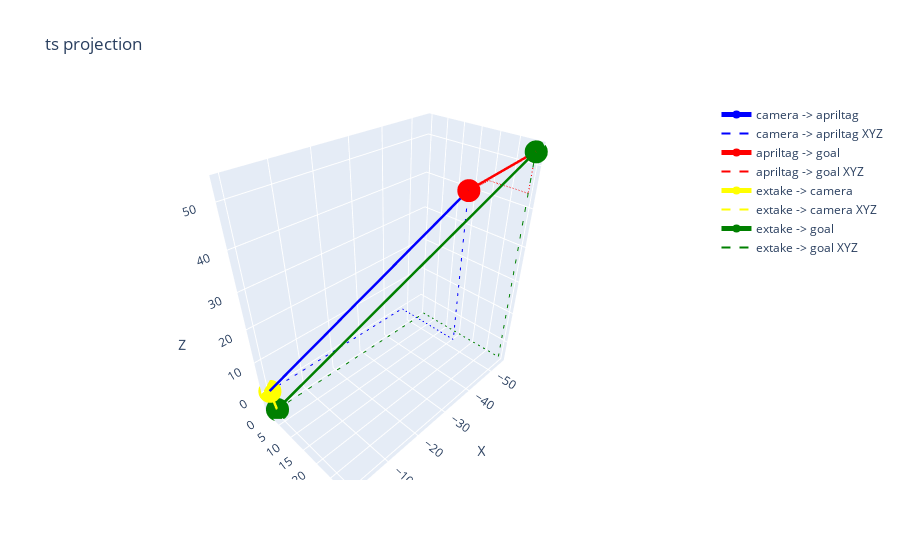

Here is the notebook cell this chart was saved with:
### Code cell
print(projectGoal(67, 67, 41, 41))

### Figure 1 — Plotly figure (JSON) as saved in the notebook; plotly's stock layout.template omitted (floating-point values rounded to 4 significant figures)
{"data": [{"line": {"color": "blue", "width": 5}, "mode": "lines+markers", "name": "camera -> apriltag", "type": "scatter3d", "x": [0, -46.55], "y": [0, 19.76], "z": [0, 43.96]}, {"line": {"color": "blue", "dash": "dash", "width": 2}, "mode": "lines", "name": "camera -> apriltag XYZ", "type": "scatter3d", "x": [0, -46.55, -46.55, -46.55], "y": [0, 0, 19.76, 19.76], "z": [0, 0, 0, 43.96]}, {"line": {"color": "red", "width": 5}, "mode": "lines+markers", "name": "apriltag -> goal", "type": "scatter3d", "x": [-46.55, -54.5], "y": [19.76, 30.03], "z": [43.96, 53.21]}, {"line": {"color": "red", "dash": "dash", "width": 2}, "mode": "lines", "name": "apriltag -> goal XYZ", "type": "scatter3d", "x": [-46.55, -54.5, -54.5, -54.5], "y": [19.76, 19.76, 30.03, 30.03], "z": [43.96, 43.96, 43.96, 53.21]}, {"line": {"color": "yellow", "width": 5}, "mode": "lines+markers", "name": "extake -> camera", "type": "scatter3d", "x": [0, 0], "y": [2, 0], "z": [-5, 0]}, {"line": {"color": "yellow", "dash": "dash", "width": 2}, "mode": "lines", "name": "extake -> camera XYZ", "type": "scatter3d", "x": [0, 0, 0, 0], "y": [2, 2, 0, 0], "z": [-5, -5, -5, 0]}, {"line": {"color": "green", "width": 5}, "mode": "lines+markers", "name": "extake -> goal", "type": "scatter3d", "x": [0, -54.5], "y": [2, 30.03], "z": [-5, 53.21]}, {"line": {"color": "green", "dash": "dash", "width": 2}, "mode": "lines", "name": "extake -> goal XYZ", "type": "scatter3d", "x": [0, -54.5, -54.5, -54.5], "y": [2, 2, 30.03, 30.03], "z": [-5, -5, -5, 53.21]}], "layout": {"scene": {"aspectmode": "data", "xaxis": {"title": {"text": "X"}}, "yaxis": {"title": {"text": "Y"}}, "zaxis": {"title": {"text": "Z"}}}, "title": {"text": "ts projection"}}}
